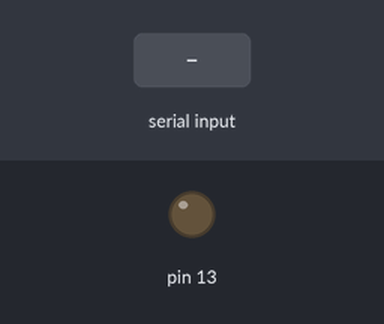
Recording of a sketch running on a simulated Arduino Uno, built with avr-gcc and run on an emulated ATmega328P. On the bench: output pins drawn as LEDs (lit = HIGH). The test bench sets the inputs (shaded band).

Above: at 1.2 s.
1.3 s: "H" received over Serial
At 2.3 s:
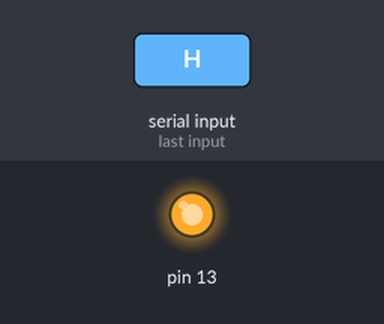
2.8 s: "L" received over Serial
At 3.5 s:
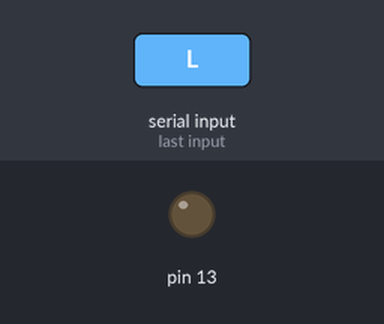
Timing chart, 0 to 5.8 s (numbered marks = the images above; inputs shaded):
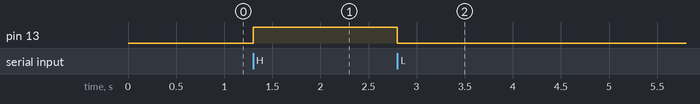

Measured:
- after the input at 1.3 s, pin 13: LOW → HIGH at once
- after the input at 2.8 s, pin 13: HIGH → LOW at once

The sketch:

uart-led-control.ino
```cpp
void setup()
{
  // Initialize PB5 (LED on digital pin 13 Arduino)
  bitSet(DDRB, 5);

  Serial.begin(9600);
}

void loop()
{
  if (Serial.available())
  {
    char c = Serial.read();

    if (c == 'H')
    {
      // Turn on LED
      bitSet(PORTB, 5);
    }
    else if (c == 'L')
    {
      // Turn off LED
      bitClear(PORTB, 5);
    }
  }
}
```
